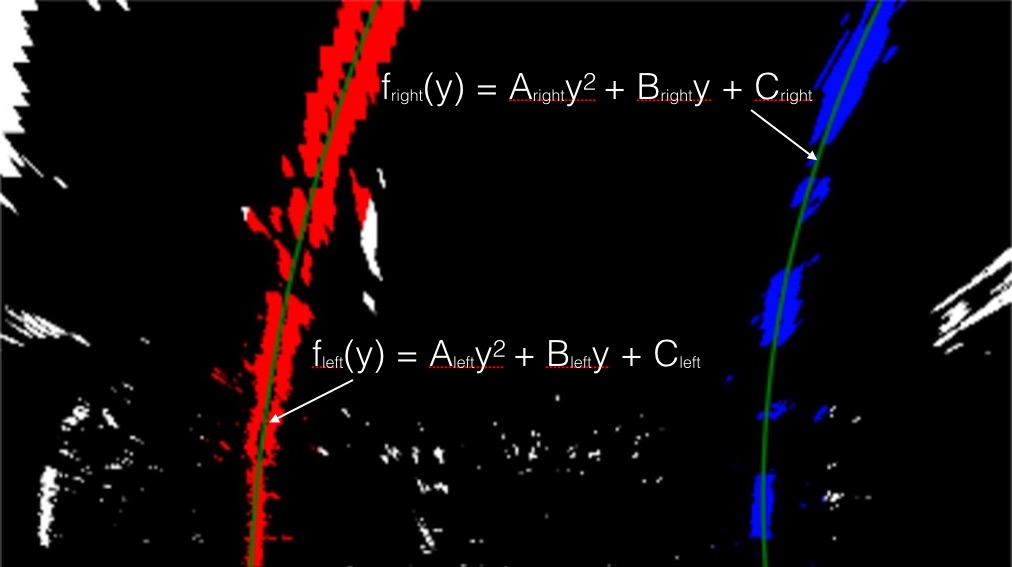
#> input picture examples/color_fit_lines.jpg, 1012 x 567 px; its folder holds only this picture in this run
$ python -i image_transformation.py   (imports and definitions only)   (older library calls are emulated)
#> lines starting #> are read from the running program, lines starting #| are printed output that depends on the picture; after the words box and inside, x2 and y2 are one past the last pixel; in counts of white or black regions, pixels touching at a corner belong together
"""
Transformation Functions after undistortion
"""
import numpy as np
import cv2
import matplotlib.pyplot as plt
import os

class ImageTransformation:
    """
    Module for image transformation pipeline

    - Convert to Binary Image
    - Perspective Transform
    """
    def __init__(self):
        pass

    # [47 lines left out: functions binary_pipeline, binary_pipeline_image, not called in this run]

    def transform_pipeline(self, image_file, output_file):
        """
        Function for perspective transformation pipeline
        """
#> called with image_file = '../examples/color_fit_lines.jpg', output_file = 'out.png'
        image = cv2.imread(image_file)
#> image is the input picture: shape (567, 1012, 3); mean B, G, R 11.4, 8.2, 15.7
        image_shape = image.shape[::-1]
#> image_shape = (3, 1012, 567)

        #Used homography matrix for image warping
        #Area of projection
        dest_points = np.float32([
            [image_shape[1] / 5, 0],
            [image_shape[1] / 5, image_shape[2]],
            [4 * image_shape[1] / 5, image_shape[2]],
            [4 * image_shape[1] / 5, 0]
        ])

        #Area of interest
        src_points = np.float32([
            [585, 460],
            [203, 720],
            [1127, 720],
            [695, 460]
        ])

        transform_matrix = cv2.getPerspectiveTransform(src_points, dest_points)
        warped = cv2.warpPerspective(image, transform_matrix,
                 (image_shape[1], image_shape[2]), flags=cv2.INTER_LINEAR)
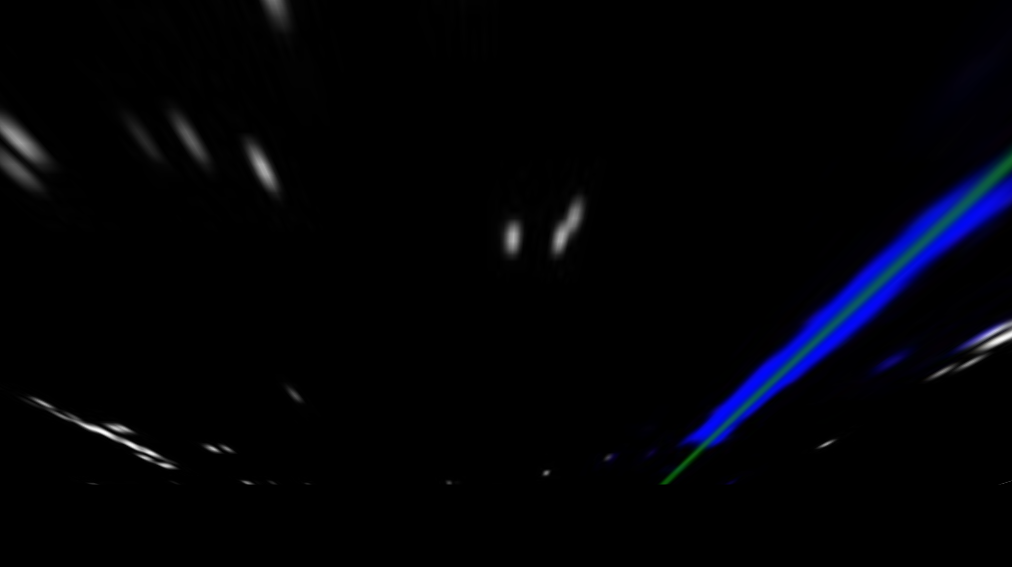
#> warped: shape (567, 1012, 3); mean B, G, R 7, 2.4, 1.7

        # plt.imshow(image)
        # plt.show()
        gray = cv2.cvtColor(warped, cv2.COLOR_RGB2GRAY)
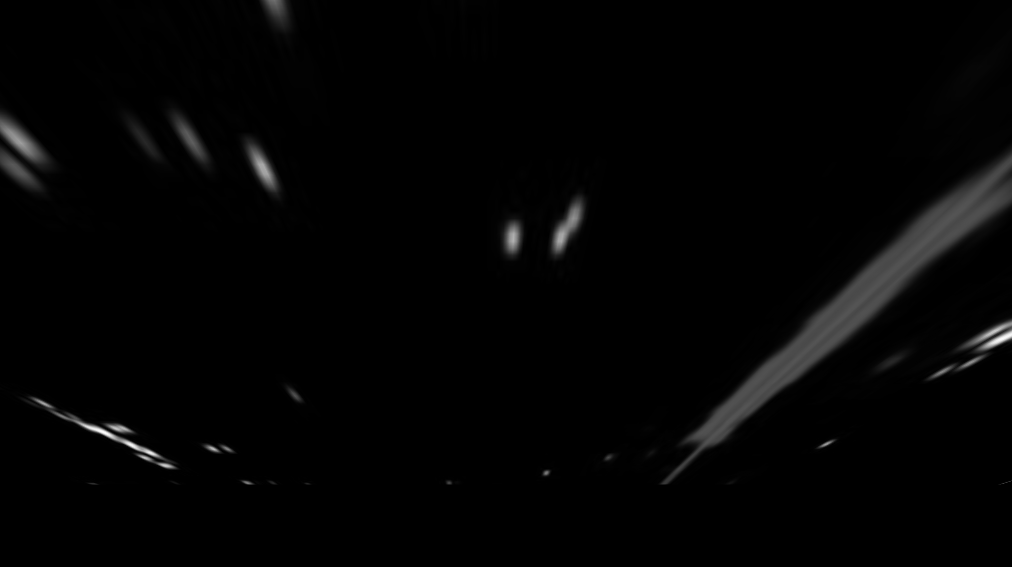
#> gray: shape (567, 1012); min 0, max 252, mean 3.7
        binary_image = cv2.threshold(gray, 10, 255, cv2.THRESH_BINARY)[1]
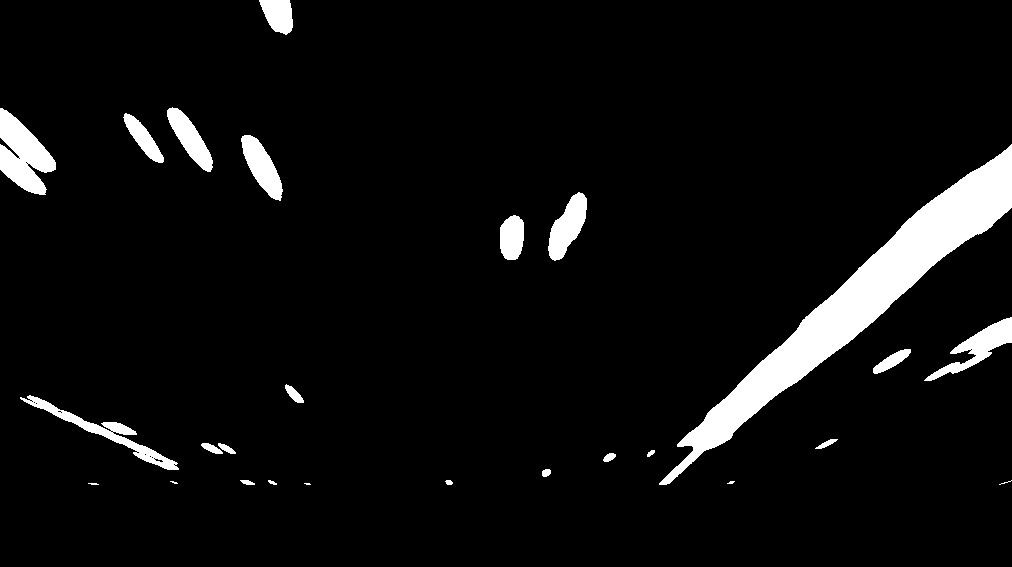
#> binary_image: shape (567, 1012); 5.8% white; 26 white regions (5 under 20 px), largest, box (x1, y1, x2, y2) and area: (659, 144, 1012, 485) 18966, (0, 108, 56, 195) 2771, (20, 395, 179, 470) 1760

        cv2.imwrite(output_file, binary_image)

    # [150 lines left out: functions transform_pipeline_rgb, transform_pipeline_image, untransform_pipeline, untransform_pipeline_image, _process_threshold, _process_gradient and 1 more, not called in this run]

# if __name__ == "__main__":
#     transformation = ImageTransformation()
#     operation = "untransform"
#
#     if operation == "transform":
#         image_files = os.listdir("./../output_undistort")
#         for image_file in image_files:
#             print("Transforming " + image_file)
#             transformation.binary_pipeline(
#                 "./../output_undistort/" + image_file,
#                 "./../output_binary/" + image_file,
#                 (40, 60), (220, 255), (90, 100)
#                 )
#
#             transformation.transform_pipeline(
#                 "./../output_binary/" + image_file,
#                 "./../output_transform/" + image_file
#             )
#
#             transformation.transform_pipeline_rgb(
#                 "./../output_undistort/" + image_file,
#                 "./../output_transform_rgb/" + image_file
#             )
#     else:
#         image_files = os.listdir("./../output_lanes")
#         for image_file in image_files:
#             print("Untransforming " + image_file)
#             transformation.untransform_pipeline(
#                 "./../output_lanes/" + image_file,
#                 "./../output_undistort/" + image_file,
#                 "./../output_untransform/" + image_file
#             )

>>> result = ImageTransformation().transform_pipeline('../examples/color_fit_lines.jpg', 'out.png')
